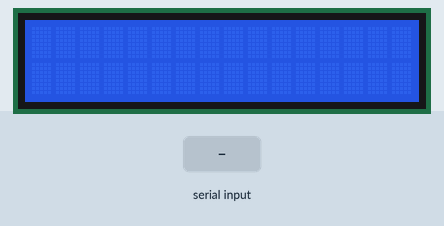
The sketch below on a simulated Arduino Uno, built with avr-gcc and run on an emulated ATmega328P. On the bench: 16×2 character LCD. The test bench sets the inputs (shaded band).

Above: at 1.2 s.
1.3 s: "1" received over Serial
At 2.1 s:
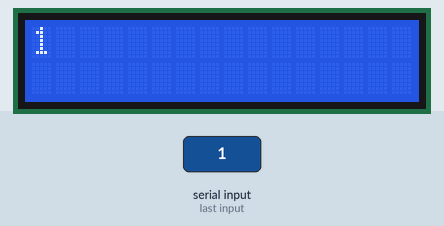
2.8 s: "0" received over Serial
At 3.2 s:
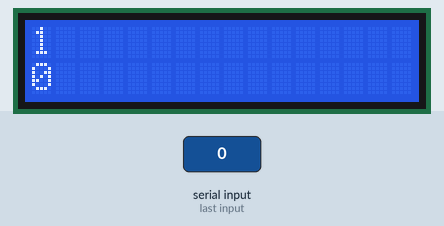
4.3 s: "2" received over Serial
At 5.6 s:
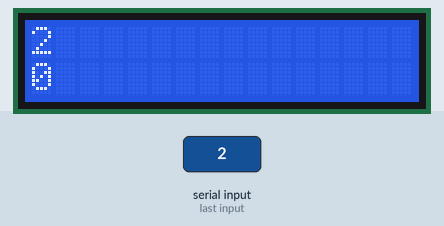
Timing chart, 0 to 7.3 s (numbered marks = the images above; inputs shaded):
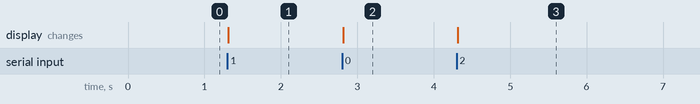

The sketch:

Serial_Input.ino
```cpp
// Serial Input
/* The code uses the LiquidCrystal library to display user-provided text on an LCD screen, check and
format the text length before printing it. It also alternates between two lines on the display. */

#include <LiquidCrystal.h>

// Define LCD pins
#define LCD_RS_PIN A5
#define LCD_E_PIN A4
#define LCD_D4_PIN 6
#define LCD_D5_PIN 7
#define LCD_D6_PIN 8
#define LCD_D7_PIN 9

// Initialize LCD object with pin configuration
LiquidCrystal lcd(LCD_RS_PIN, LCD_E_PIN, LCD_D4_PIN,
                  LCD_D5_PIN, LCD_D6_PIN, LCD_D7_PIN);

int cursorLine = 0; // Variable to keep track of the cursor line

void printUserTextOnDisplay(String text)
{
  // Validate text length
  if (text.length() > 16) {
    text = "Text too long."; // Limit text length to 16 characters
  }
  for (int i = text.length(); i < 16; i++ ) {
    text += " "; // Fill remaining characters with spaces for consistent display
  }
  // Set cursor line 0 or 1 based on previous state
  lcd.setCursor(0, cursorLine);
  // Print text on the LCD
  lcd.print(text);
  // Alternate between two lines
  if (cursorLine == 0) {
    cursorLine = 1;
  }
  else {
    cursorLine = 0;
  }
}

void setup() {
  Serial.begin(115200); // Initialize serial communication
  Serial.setTimeout(10); // Set timeout for serial input
  lcd.begin(16, 2); // Initialize LCD with 16 columns and 2 rows
}

void loop() {
  // Check for incoming serial data
  if (Serial.available() > 0) {
    String text = Serial.readString(); // Read incoming text from serial input
    printUserTextOnDisplay(text); // Call function to print the text on the LCD
  }
}
```

Measured:
- after the input at 1.3 s, the display: changes at once (image 1)
- after the input at 2.8 s, the display: changes at once (image 2)
- after the input at 4.3 s, the display: changes at once (image 3)
